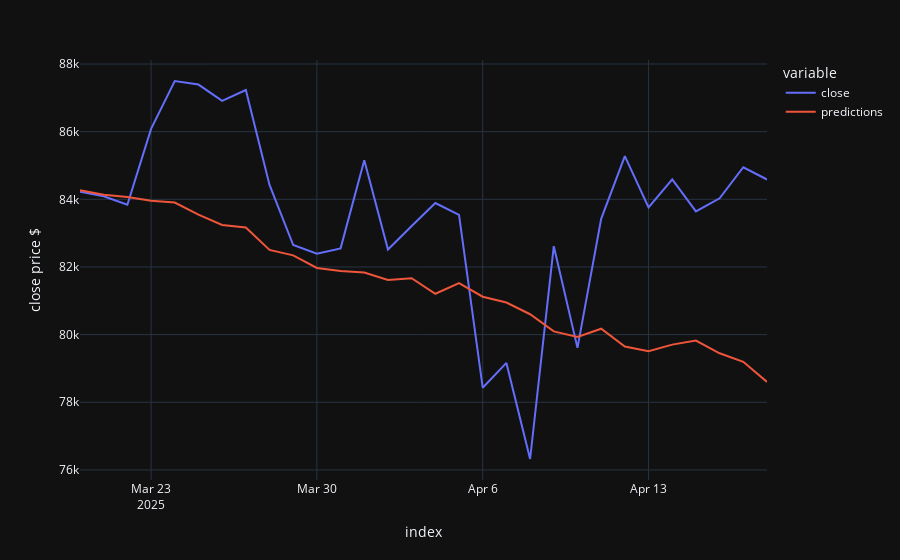

Notebook cell for this chart:
### Code cell
reconstruct_undiff(exp_smooth_diff)
